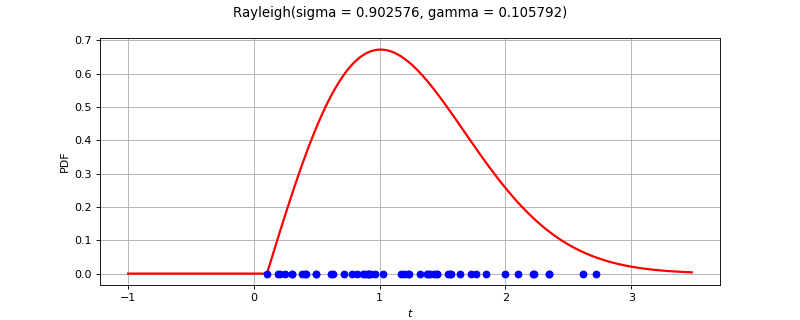

The Python source for this figure:
import openturns as ot
from matplotlib import pyplot as plt
from openturns.viewer import View
ot.RandomGenerator.SetSeed(0)
factory = ot.RayleighFactory()
ref = factory.build()
dimension = ref.getDimension()
if dimension <= 2:
    sample = ref.getSample(50)
    distribution = factory.build(sample)
    if dimension == 1:
        distribution.setDescription(['$t$'])
        pdf_graph = distribution.drawPDF(256)
        cloud = ot.Cloud(sample, ot.Sample(sample.getSize(), 1))
        cloud.setColor('blue')
        cloud.setPointStyle('fcircle')
        pdf_graph.add(cloud)
        pdf_graph.setTitle(str(distribution))
        fig = plt.figure(figsize=(10, 4))
        pdf_axis = fig.add_subplot(111)
        View(pdf_graph, figure=fig, axes=[pdf_axis], add_legend=False)
    else:
        sample = ref.getSample(500)
        distribution.setDescription(['$t_0$', '$t_1$'])
        pdf_graph = distribution.drawPDF([256]*2)
        cloud = ot.Cloud(sample)
        cloud.setColor('red')
        cloud.setPointStyle('fcircle')
        pdf_graph.add(cloud)
        pdf_graph.setTitle(str(distribution))
        fig = plt.figure(figsize=(10, 4))
        pdf_axis = fig.add_subplot(111)
        View(pdf_graph, figure=fig, axes=[pdf_axis], add_legend=False, square_axes=True)
